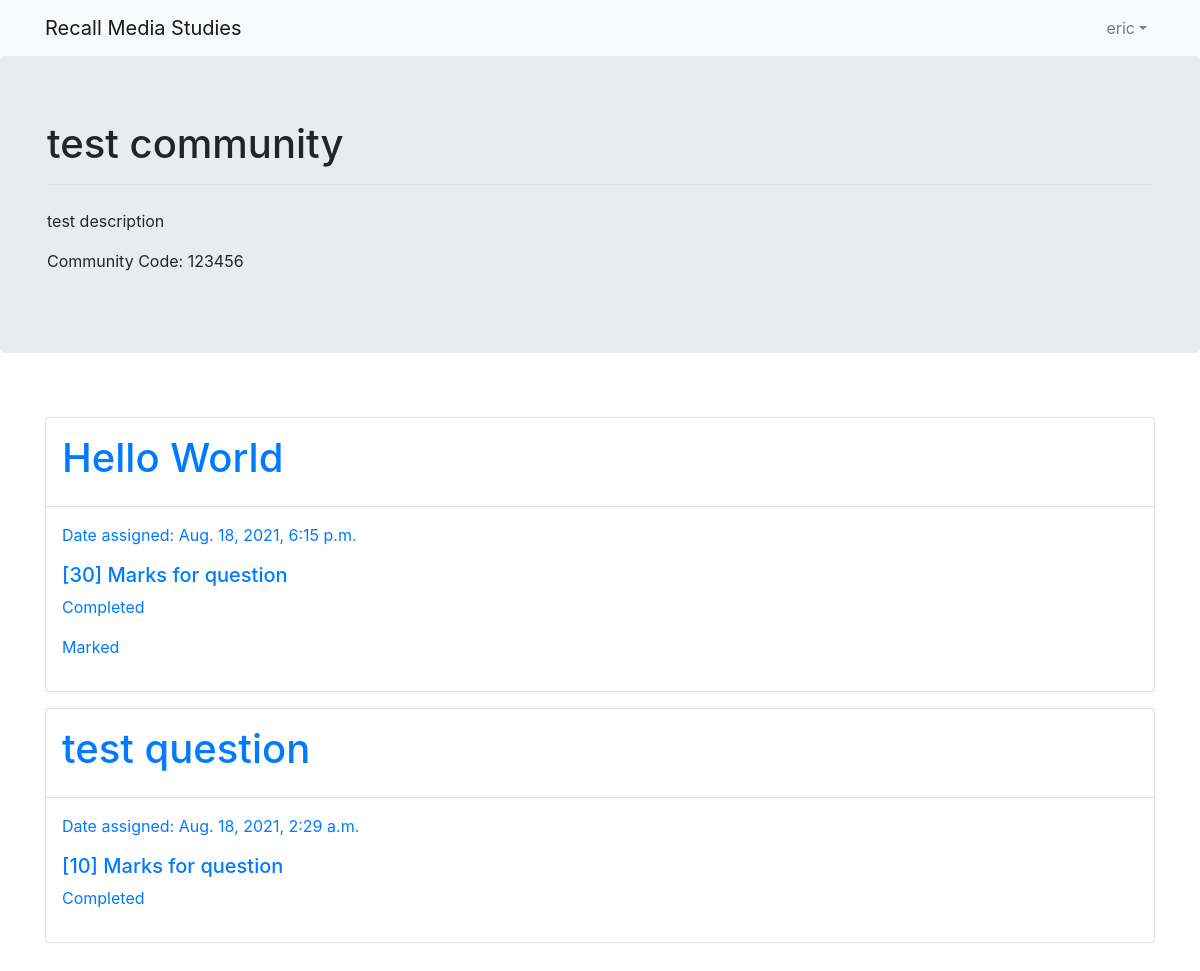
The app's page /community/1/ (signed in), older data.
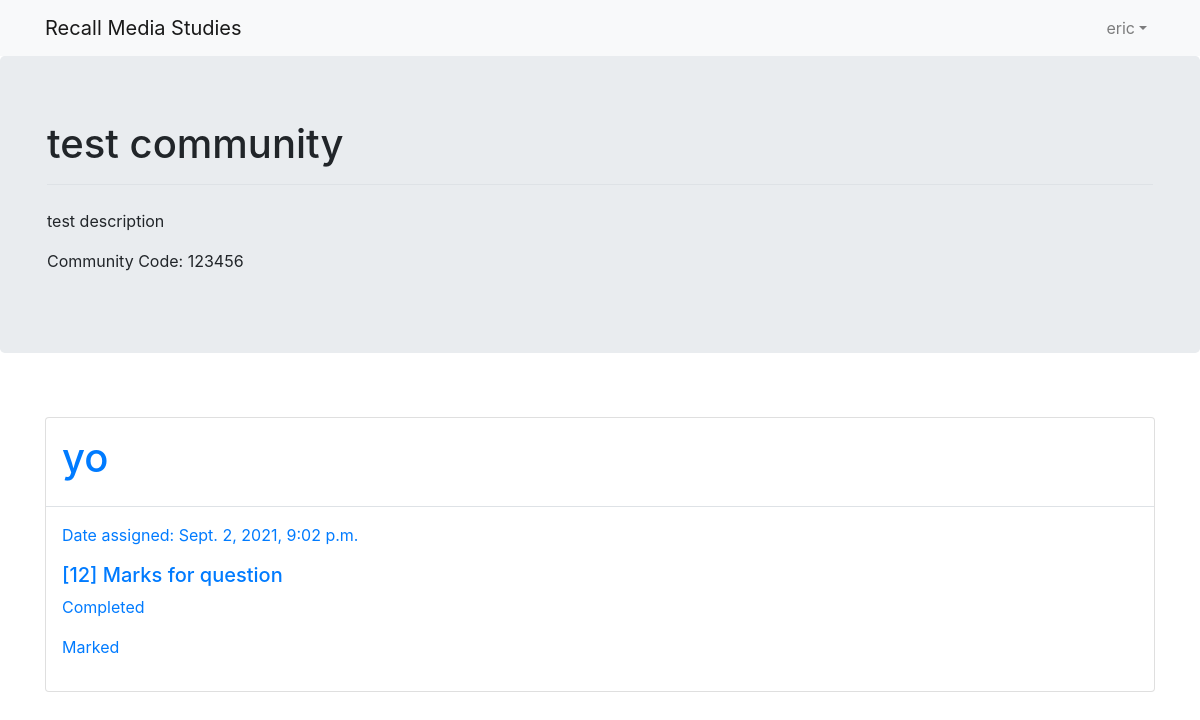
The same page, newer data.
### recall/models.py (models this page shows, shortened)
class QuestionResponse(models.Model):
    user = models.ForeignKey(User, on_delete=models.CASCADE)
    question = models.ForeignKey('Question', on_delete=models.CASCADE)
    content = models.TextField(null=True)
    time_taken = models.FloatField(null=True)
    mark = models.IntegerField(null=True)
    is_complete = models.BooleanField(default=False)

class Question(models.Model):
    user = models.ForeignKey(User, on_delete=models.CASCADE)
    community = models.ForeignKey('community', on_delete=models.CASCADE)
    title = models.CharField(max_length=30)
    content = models.TextField()
    date_assigned = models.DateTimeField(default=timezone.now)
    mark = models.IntegerField()

### recall/views.py (the view)
# urls.py: path('community/<int:pk>/', login_required(views.CommunityView.as_view()), name="community"),
class CommunityView(CheckMember, DetailView):
    template_name = 'recall/community.html'
    model = Community
    def get_context_data(self, **kwargs):
        context = super(CommunityView, self).get_context_data(**kwargs)
        questions = QuestionResponse.objects.select_related('question').filter(question__community_id=self.kwargs['pk'],user=self.request.user).order_by('-question__date_assigned')
        context['questions'] = questions
        return context

### recall/mixins.py (called while the page is built)
    def dispatch(self, request, *args, **kwargs):
        if self.request.user.communities.filter(id=self.kwargs['pk']).exists():
            return super().dispatch(request, *args, **kwargs)
        else:
            return HttpResponseRedirect(reverse('home'))

### recall/templates/recall/community.html (shortened to what this page needs)
{% extends 'recall/base.html' %}
{% block content %}
<div class="jumbotron">
    <div class="container">
        <h1 class="border-bottom pb-3">{{ community.name }}</h1>
        <p class="pt-3">{{ community.description }}</p>
        <p>Community Code: {{ community.community_code }}</p>
    </div>
</div>
<div class="container py-3">
    {% for question in questions %}
    <div class="card my-3">
        <a href="{% url 'question' question.id %}">
        <div class="border-bottom">
            <div class="p-3">
                <h1>{{ question.question.title }}</h1>
            </div>
        </div>
        <div class="p-3">
            <p>Date assigned: {{ question.question.date_assigned }}</p>
            <h5>[{{ question.question.mark }}] Marks for question</h5>
            {% if question.is_complete %}
            <p>Completed</p>
            {% else %}
            <p>Incomplete</p>
            {% endif %}
            {% if question.mark %}
            <p>Marked</p>
            {% endif %}
        </div>
    </div>
    {% endfor %}
</div>
{% endblock content %}

Row changes from the older to the newer data that the page shows:
removed QuestionResponse: question "Hello World", question.date_assigned "Aug. 18, 2021, 6:15 p.m.", question.mark "30", is_complete "Completed", mark "Marked"
removed QuestionResponse: question "test question", question.date_assigned "Aug. 18, 2021, 2:29 a.m.", question.mark "10", is_complete "Completed"
added QuestionResponse: question "yo", question.date_assigned "Sept. 2, 2021, 9:02 p.m.", question.mark "12", is_complete "Completed", mark "Marked"
